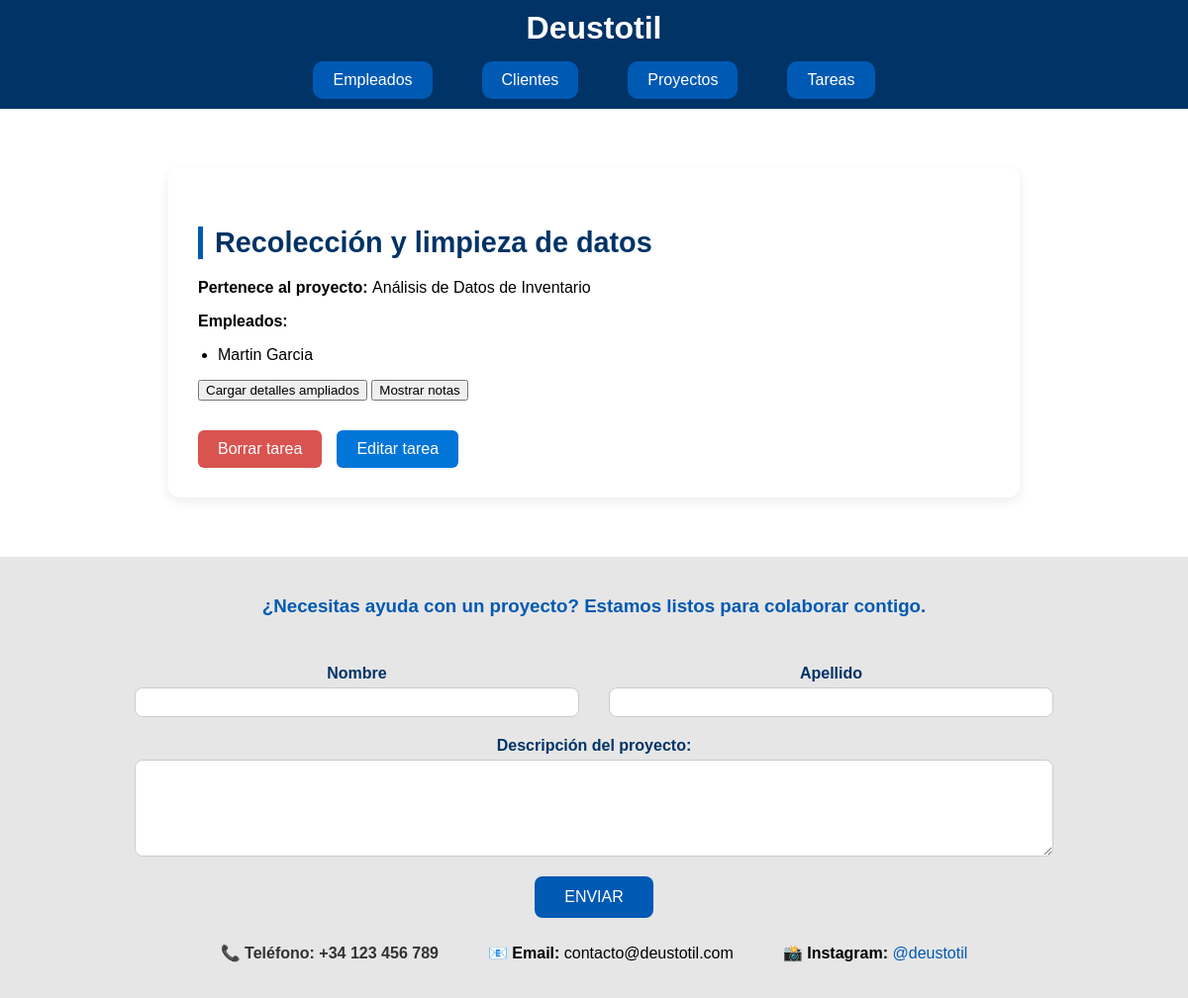
Screenshot of /deustotil/4/detalles_tarea (signed in) with the database file from the repository.
### appEmpresaDjango/models.py (models this page shows, shortened)
class Tarea(models.Model):
    PRIORIDAD_CHOICES = [
        ('alta', 'Alta'),
        ('media', 'Media'),
        ('baja', 'Baja'),
    ]
    ESTADO_CHOICES = [
        ('abierta', 'Abierta'),
        ('asignada', 'Asignada'),
        ('en_proceso', 'En proceso'),
        ('finalizada', 'Finalizada'),
    ]
    proyecto = models.ForeignKey(Proyecto, on_delete=models.CASCADE, related_name='tareas')
    nombre = models.CharField(max_length=100)
    descripcion = models.TextField()
    fecha_inicio = models.DateField()
    fecha_fin = models.DateField()
    empleados = models.ManyToManyField(Empleado,blank=True, related_name='tareas')
    prioridad = models.CharField(max_length=10, choices=PRIORIDAD_CHOICES)
    estado = models.CharField(max_length=15, choices=ESTADO_CHOICES)
    notas = models.TextField(blank=True)

class Proyecto(models.Model):
    nombre = models.CharField(max_length=100)
    descripcion = models.TextField()
    fecha_inicio = models.DateField()
    fecha_fin = models.DateField()
    presupuesto = models.DecimalField(max_digits=10, decimal_places=2)
    cliente = models.ForeignKey(Cliente, on_delete=models.CASCADE, related_name='proyectos')
    responsables = models.ManyToManyField(Empleado, blank=True, related_name="proyectos_responsables")
    def __str__(self):
        return self.nombre

class Empleado(models.Model):
    dni = models.CharField(max_length=10, unique=True)
    nombre = models.CharField(max_length=100)
    apellidos = models.CharField(max_length=150)
    email = models.EmailField()
    telefono = models.CharField(max_length=20)

### appEmpresaDjango/views.py (the view)
# urls.py: path('<int:pk>/detalles_tarea', views.DetailTareaView.as_view(), name='detalles_tarea'),
class DetailTareaView(LoginRequiredMixin, DetailView):
    model = Tarea
    context_object_name = 'lista_tarea'
    login_url = '/login/'

### appEmpresaDjango/templates/appEmpresaDjango/tarea_detail.html (shortened to what this page needs)
{% extends "base.html" %}
{% load static %}
{% block content %}
<section id="contenido" class="detalle-contenedor">
    <h1 class="titulo-detalle">{{ lista_tarea.nombre }}</h1>
    <p><strong>Pertenece al proyecto: </strong> {{ lista_tarea.proyecto }}</p>
    <p><strong>Empleados:</strong>
        {% if lista_tarea.empleados.all %}
    <ul class="lista-empleados">
        {% for emp in lista_tarea.empleados.all %}
        <li>{{ emp.nombre }} {{ emp.apellidos }}</li>
        {% endfor %}
    </ul>
    {% else %}
    <span class="lista1">No hay empleados asignados.</span>
    {% endif %}
    </p>
    <button id="cargarDetallesBtn" data-tarea-id="{{ lista_tarea.id }}">Cargar detalles ampliados</button>
    <button id="toggleNotasBtn">Mostrar notas</button>
    <div  class="acciones">
        <a href="{% url 'borrar_tarea' lista_tarea.id %}" class="boton-accion boton-borrar">Borrar tarea</a>
        <a href="{% url 'modificar_tarea' lista_tarea.id %}" class="boton-accion boton-editar">Editar tarea</a>
    </div>
</section>
{% endblock %}

### appEmpresaDjango/static/css/estilo.css (style rules this page uses)
.boton-accion { padding: 10px 20px; text-decoration: none; border-radius: 6px; color: white; border: none; font-weight: 500; cursor: pointer; transition: background-color 0.3s ease; }
.boton-borrar { background-color: #d9534f; }
.boton-editar { background-color: #0275d8; }
.cuerpo-principal { font-family: Arial, sans-serif; background-color: #f2f2f2; margin: 0; padding: 0; }
.detalle-contenedor { max-width: 800px; margin: 40px auto; padding: 30px; background-color: #ffffff; border-radius: 12px; box-shadow: 0 4px 12px rgba(0, 0, 0, 0.08); }
.titulo-detalle { font-size: 1.8rem; font-weight: bold; color: #003366; margin-bottom: 20px; border-left: 5px solid #0059b3; padding-left: 12px; }
.detalle-contenedor p { margin-bottom: 12px; font-size: 1rem; }
.acciones { margin-top: 30px; display: flex; gap: 15px; flex-wrap: wrap; }
.lista-empleados { padding-left: 20px; }

### rows the page displays
Tarea: nombre "Recolección y limpieza de datos", proyecto "Análisis de Datos de Inventario"
Empleado: nombre "Martin", apellidos "Garcia"
